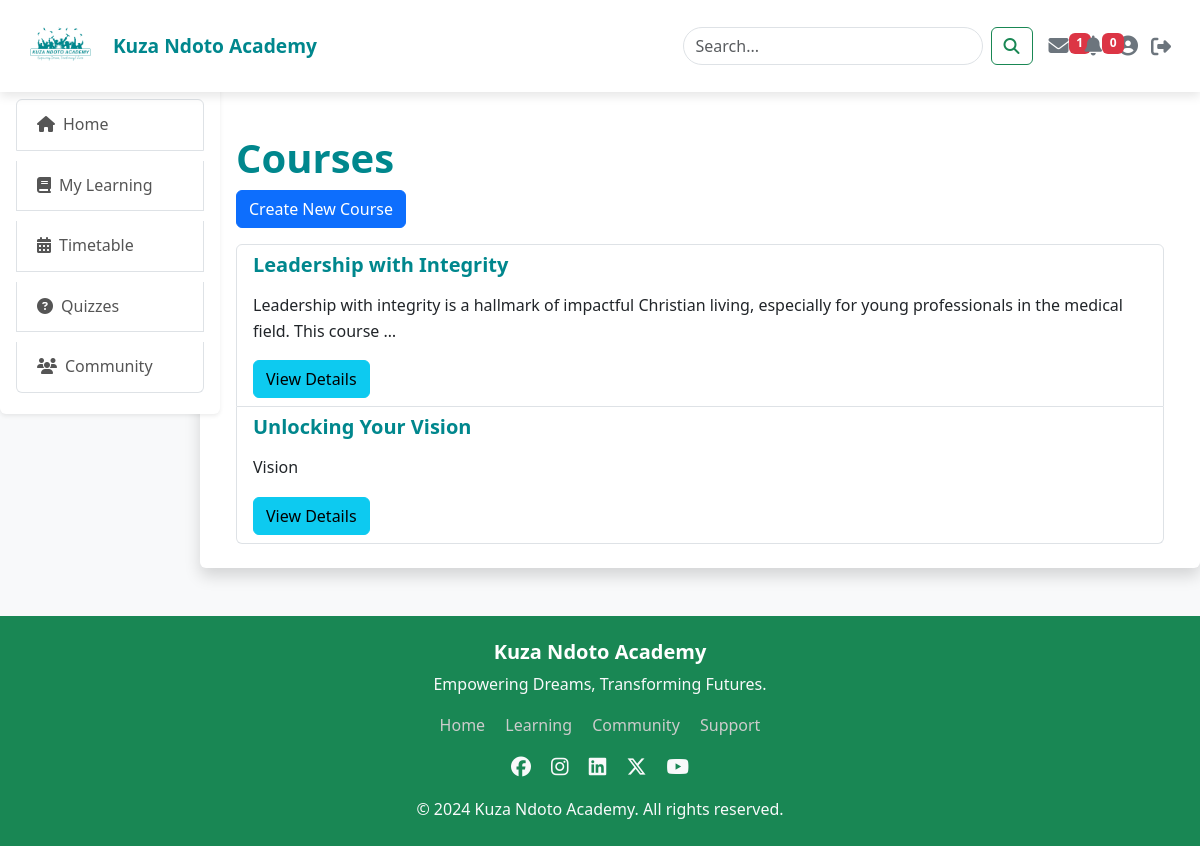
Page /instructor/courses/ (signed in) on the committed database.
### courses/models.py (models this page shows, shortened)
class Course(models.Model):
    title = models.CharField(max_length=200)
    description = RichTextField(blank=True, null=True)
    objectives = models.TextField(blank=True, null=True)
    created_by = models.ForeignKey(User, on_delete=models.CASCADE, limit_choices_to={'role': 'instructor'})
    enrolled_students = models.ManyToManyField(User, related_name='enrolled_courses', through='Enrollment', blank=True)  # Use Enrollment through model
    created_at = models.DateTimeField(auto_now_add=True)
    image = models.ImageField(upload_to='course_images/', null=True, blank=True)
    class Meta:
        ordering = ['created_at']

### instructor/views.py (the view)
# urls.py: path('courses/', CourseListView.as_view(), name='instructor_courses'),
@method_decorator([login_required, instructor_required], name='dispatch')
class CourseListView(TemplateView):
    template_name = "instructor/instructor_course_list.html"
    def get_context_data(self, **kwargs):
        context = super().get_context_data(**kwargs)
        context['courses'] = Course.objects.filter(created_by=self.request.user)
        return context

### instructor/views.py (called while the page is built)
def instructor_required(view_func):
    def _wrapped_view_func(request, *args, **kwargs):
        if request.user.role != "instructor":
            return HttpResponse("Access denied. This section is for instructors only.", status=403)
        return view_func(request, *args, **kwargs)
    return _wrapped_view_func

### instructor/templates/instructor/instructor_course_list.html
{% extends 'home/base.html' %}
{% block content %}
<div class="container mt-4">
    <h1>Courses</h1>
    <a href="{% url 'course_create' %}" class="btn btn-primary">Create New Course</a>
    <ul class="list-group mt-3">
        {% for course in courses %}
        <li class="list-group-item">
            <h5>{{ course.title }}</h5>
            <p>{{ course.description|truncatewords:20 | safe}}</p>
            <a href="{% url 'instructor_course_detail' course.id %}" class="btn btn-info">View Details</a>
        </li>
        {% endfor %}
    </ul>
</div>
{% endblock %}

### home/static/home/main.css (style rules this page uses)
* { margin: 0; padding: 0; box-sizing: border-box; }
:root { --primary-color: #00878d; --secondary-color: #0cc0df; --accent-color: #fd8d3c; --text-color: #333; --bg-color: #f8f9fa; }
body { font-family: 'Segoe UI', Tahoma, Geneva, Verdana, sans-serif; background-color: var(--bg-color); color: var(--text-color); line-height: 1.6; }
h1, h2, h3, h4, h5, h6 { color: var(--primary-color); font-weight: bold; }
p { font-size: 1rem; }
a { color: var(--primary-color); text-decoration: none; transition: color 0.3s ease; }

### rows in the picture
Course: title "Leadership with Integrity", description "Leadership with integrity is a hallmark of impactful Christian living, especially for young professionals in the medical field. This course …"
Course: title "Unlocking Your Vision", description "Vision"
